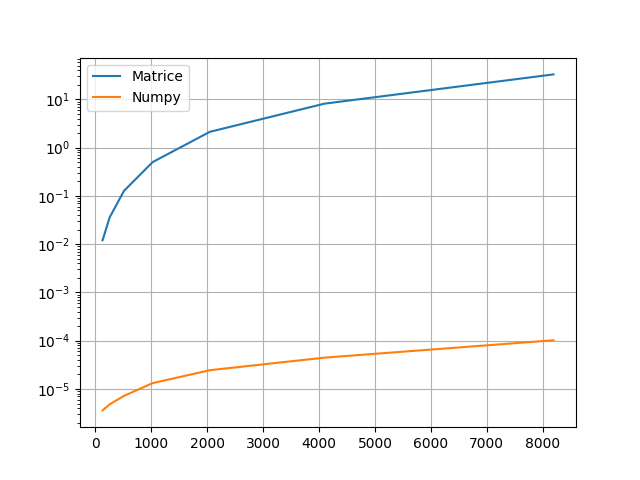

The script that saved this image:
import numpy as np
import math
import matplotlib.pyplot as plt
import time

def main():
    f1 = 10
    f2 = 50
    f3 = 35
    f4 = 40

    N_values = [128, 256, 512, 1024, 2048, 4096, 8192]

    matrix_times = []
    numpy_times = []

    for N in N_values:
        t = np.linspace(0, 1, N)
        x = 2 * np.cos(2 * np.pi * f1 * t) + \
                0.5 * np.cos(2 * np.pi * f2 * t) + \
                    np.cos(2 * np.pi * f3 * t) + \
                        np.cos(2 * np.pi * f4 * t)
        
        start = time.time()
        F = np.zeros((N, N), dtype=np.complex128)
        for i in range(N):
            for k in range(N):
                F[i, k] = math.e ** (-2 * np.pi * 1j * k * i  / N)

        X = np.dot(F, x)
        finish = time.time()

        matrix_time = finish - start
        print(f"N = {N}")
        print(f"X = Fx: {matrix_time}")
        matrix_times.append(matrix_time)

        start = time.time()
        for _ in range(10000):
            X_2 = np.fft.fft(x)
        finish = time.time()
        
        numpy_time = (finish - start) / 10000
        print(f'Numpy.fft: {numpy_time}')
        numpy_times.append(numpy_time)

    print(N_values)
    print(matrix_times)
    print(numpy_times)	

    plt.plot(N_values, matrix_times, label="Matrice")
    plt.plot(N_values, numpy_times, label="Numpy")
    plt.yscale("log")
    plt.grid()
    plt.legend()

    plt.savefig('ex1.png', format='png')  
    plt.savefig('ex1.pdf', format='pdf')
    plt.show()

if __name__ == "__main__":
    main()
